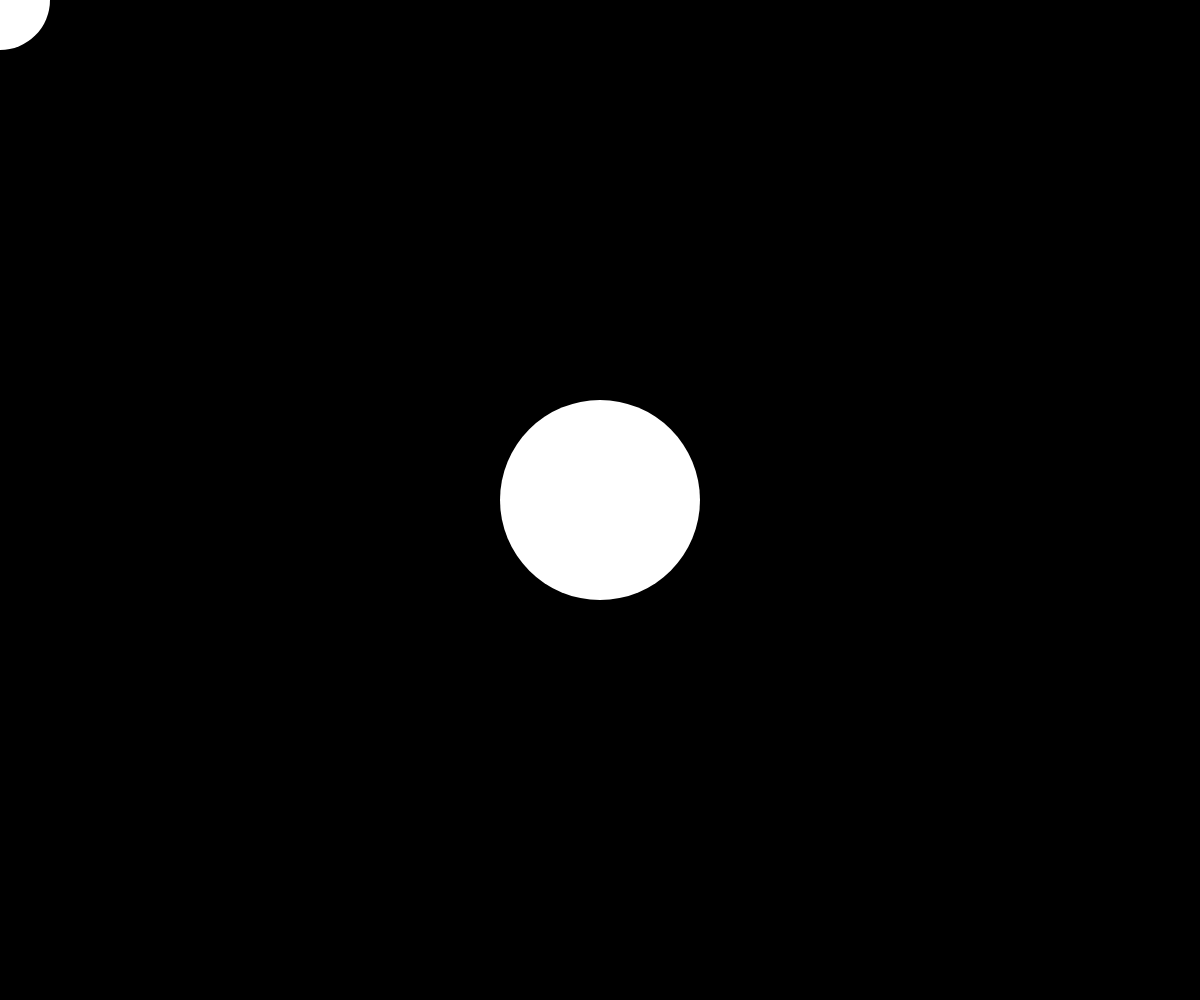
Frame 1 (no input)
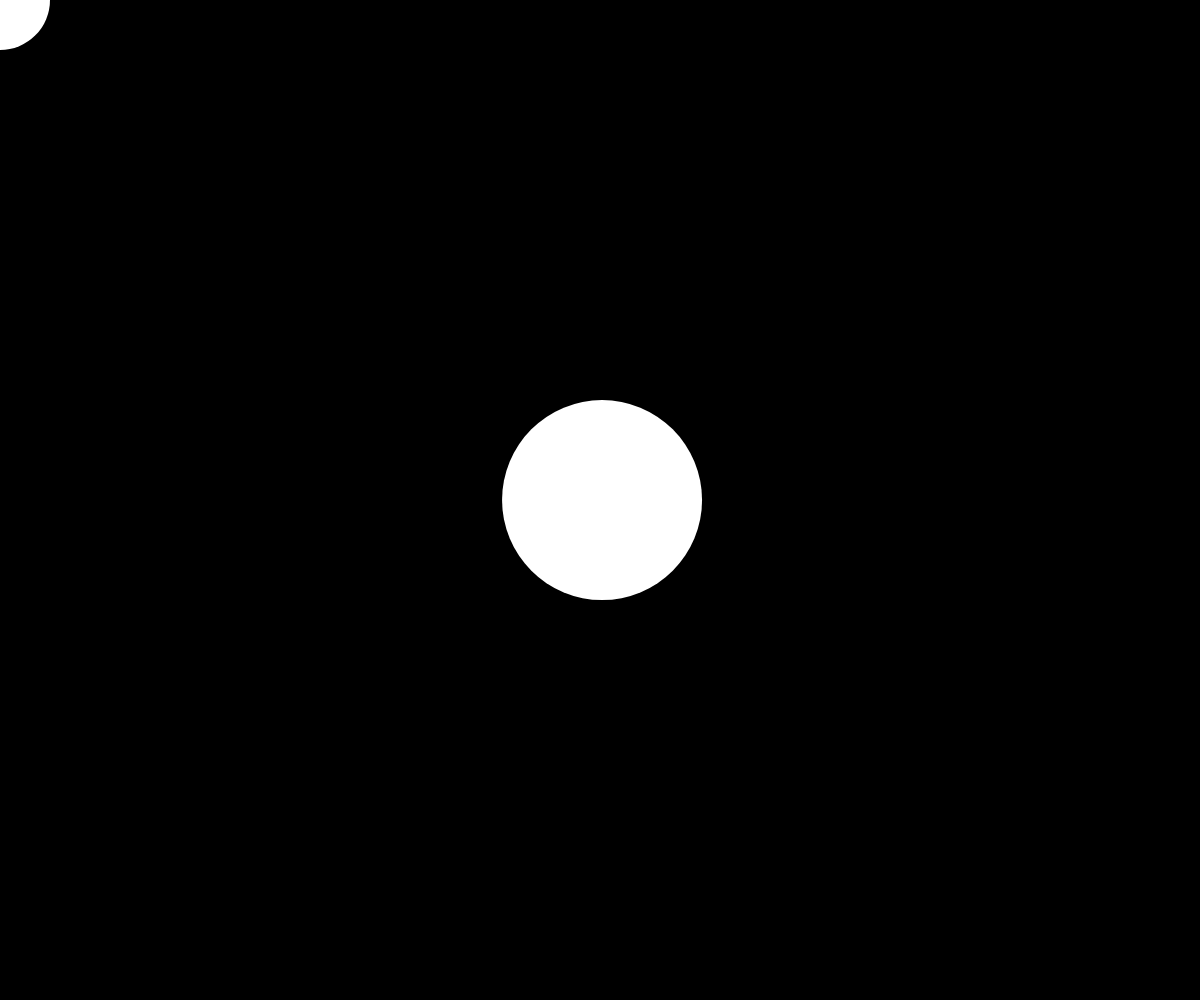
Frame 60 (no input)
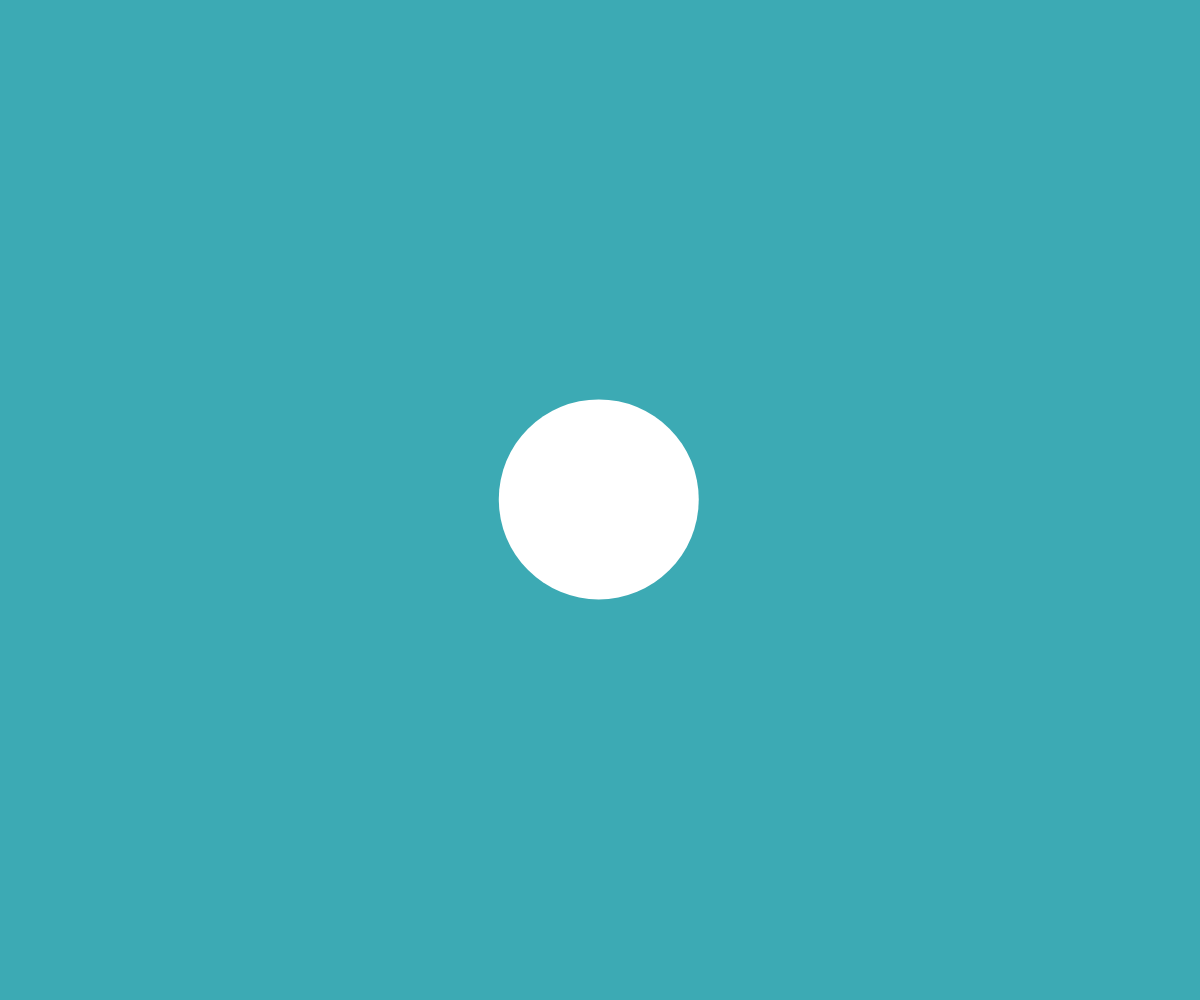
Frame 120 (the mouse pressed at the canvas centre since frame 60)

The p5.js sketch that drew these frames (run headless with seeded random() and noise() and a simulated clock; from frame 60 on, the mouse is pressed at the canvas centre):

// p5.js sketch
// ── sketch.js

// stage = 0: 






let blobs = [];
let stage = 0;

function setup() { 
	createCanvas(windowWidth, windowHeight);

	blob1 = new Blob(width/2, height/2, 200);
	blob2 = new Blob(mouseX,mouseY, 100);
}




function draw() {
	background(0); 
		if (stage == 1) { 
					background(255,51,102);
					blob1.brightness = (231,29,54);

		}

	if (blob1.intersection(blob2.x, blob2.y, blob2.l)) {
		background(60,170,180);


	if ((blob1.l > windowWidth) && (blob1.l > windowHeight)) {
		
		blob2.brightness = 255;
		blob1.l = 255;
		
		blob1.brightness = (231,29,54);

		stage = 1;

	}

		
	}

	noStroke();
	fill(255);

	blob1.show();
		blob1.move();

	blob2.show();
			blob1.move();

		blob2.x = mouseX;
		blob2.y = mouseY;


}


class Blob { 
	constructor(x,y,l,number) { 

		this.x = x;
		this.y = y;
		this.l = l;
		this.number = number;
		this.brightness = 255;
	}

	show() { 
		fill(this.brightness);
		ellipse(this.x, this.y, this.l);	
	}


	move() { 
		this.x += random(-0.5,0.5) 
		this.y += random(-0.5,0.5) 
	}

	contains(px,py) { 

		if (dist(this.x, this.y, px, py) < this.l) {
			return true;
		} else { 
			return false;

				}
		}

   intersection(blob2x, blob2y, blob2l) {

	if (dist(this.x,this.y,blob2x,blob2y) < (this.l/2 - blob2l/2)) { 
		return true;
	 } else {
		return false; 
	 }
	}





}


	function mousePressed() {
		
		if (blob1.intersection(blob2.x, blob2.y, blob2.l)) {

			blob1.l *=1.5;
		}
	}	
